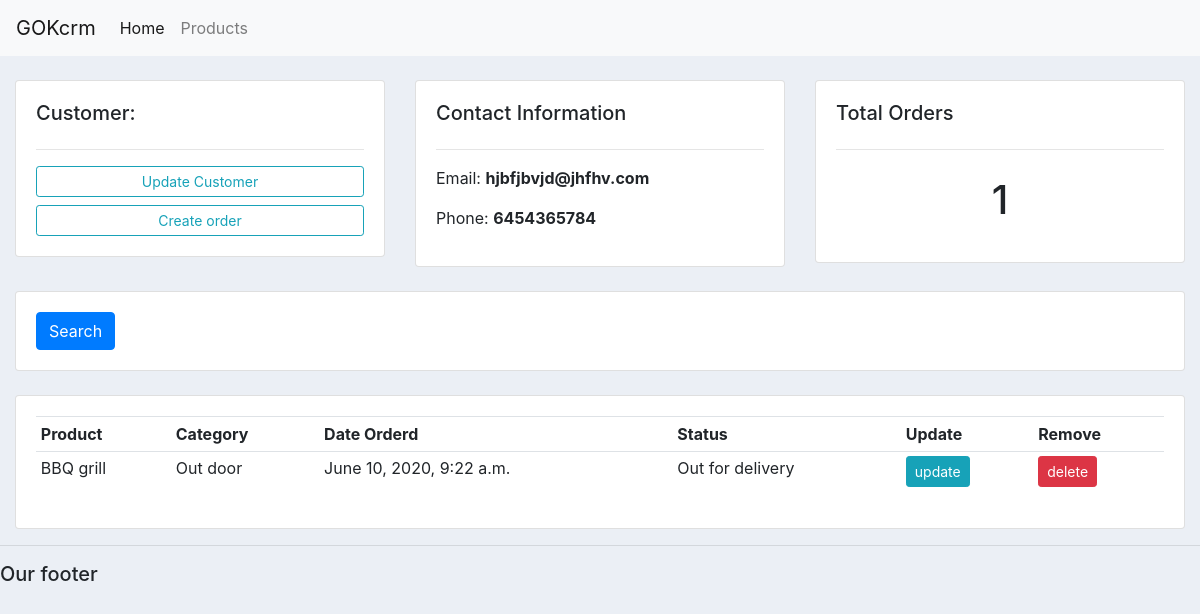
Page /customers/2/ on the committed database.
### accounts/models.py (models this page shows, shortened)
class Customer(models.Model):
    name=models.CharField(max_length=200,null=True)
    phone=models.CharField(max_length=200,null=True)
    email=models.CharField(max_length=200,null=True)
    date_created=models.DateTimeField(auto_now_add=True,null=True)

class Order(models.Model):
    STATUS=(
        ('Pending','Pending'),
        ('Out for delivery', 'Out for delivery'),
        ('Delivered','Delivered'),
        )
    customres=models.ForeignKey(Customer,null=True,on_delete=models.SET_NULL)
    product=models.ForeignKey(Products,null=True,on_delete=models.SET_NULL)
    date_created=models.DateTimeField(auto_now_add=True,null=True)
    status=models.CharField(max_length=200,null=True,choices=STATUS)

class Products(models.Model):
    CATEGORY=(
        ('Indoor','Indoor'),
        ('Out door', 'Out door'),
        )
    name=models.CharField(max_length=200,null=True)
    price=models.FloatField(null=True)
    category=models.CharField(max_length=200,null=True,choices=CATEGORY)
    description=models.CharField(max_length=200,null=True)
    date_created=models.DateTimeField(auto_now_add=True,null=True)
    tags=models.ManyToManyField(Tag)
    def __str__(self):
        return self.name

### accounts/views.py (the view)
# urls.py: path('customers/<str:pk>/', views.customers,name='customers'),
def customers(request,pk):
    customer=Customer.objects.get(id=pk)
    orders=customer.order_set.all()
    total_orders=orders.count()
    context={'customer':customer,'orders':orders,'total_order':total_orders}
    return render(request,'accounts/customers.html',context)

### accounts/templates/accounts/customers.html
{% extends 'accounts/main.html'%}
{% block content%}
<br>
<div class="row">
	<div class="col-md">
		<div class="card card-body">
			<h5>Customer:</h5>
			<hr>
			<a class="btn btn-outline-info  btn-sm btn-block" href="">Update Customer</a>
			<a class="btn btn-outline-info  btn-sm btn-block" href="{% url 'create_order' customer.id %}">Create order</a>
		</div>
	</div>
	<div class="col-md">
		<div class="card card-body">
			<h5>Contact Information</h5>
			<hr>
			<p>Email:   <b>{{customer.email}}</b></p>
			<p>Phone:   <b>{{customer.phone}}</b></p>
		</div>
	</div>
	<div class="col-md">
		<div class="card card-body">
			<h5>Total Orders</h5>
			<hr>
			<h1 style="text-align: center;padding: 10px">{{total_order}}</h1>
		</div>
	</div>
</div>
<br>
<div class="row">
	<div class="col">
		<div class="card card-body">
			<form method="get">
		    <button class="btn btn-primary" type="submit">Search</button>
		  </form>
		</div>
	</div>
</div>
<br>
<div class="row">
	<div class="col-md">
		<div class="card card-body">
			<table class="table table-sm">
				<tr>
					<th>Product</th>
					<th>Category</th>
					<th>Date Orderd</th>
					<th>Status</th>
					<th>Update</th>
					<th>Remove</th>
				</tr>
				{% for order in orders %}
				<tr>
					<td>{{order.product}}</td>
					<td>{{order.product.category}}</td>
					<td>{{order.date_created}}</td>
					<td>{{order.status}}</td>
					<td><a href="" class="btn btn-sm btn-info">update</a></td>
					<td><a href="" class="btn btn-sm btn-danger">delete</a></td>
				</tr>
				{% endfor %}
			</table>
		</div>
	</div>
</div>
{% endblock %}

### static/css/main.css (style rules this page uses)
body { background-color: #ebeff5; }

### rows in the picture
Customer: email "hjbfjbvjd@jhfhv.com", phone "6454365784"
Order: product "BBQ grill", product.category "Out door", date_created "June 10, 2020, 9:22 a.m.", status "Out for delivery"

### other values in the picture
{{ total_order }} "1"
